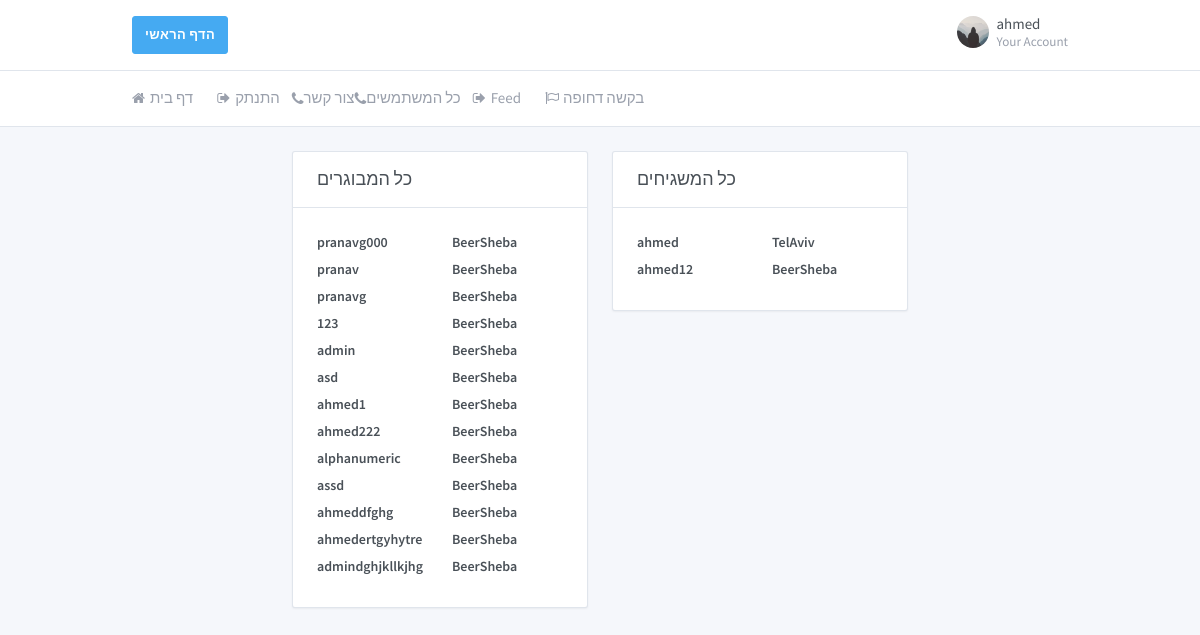
Before: /all_profiles/ (signed in) with the older database file.
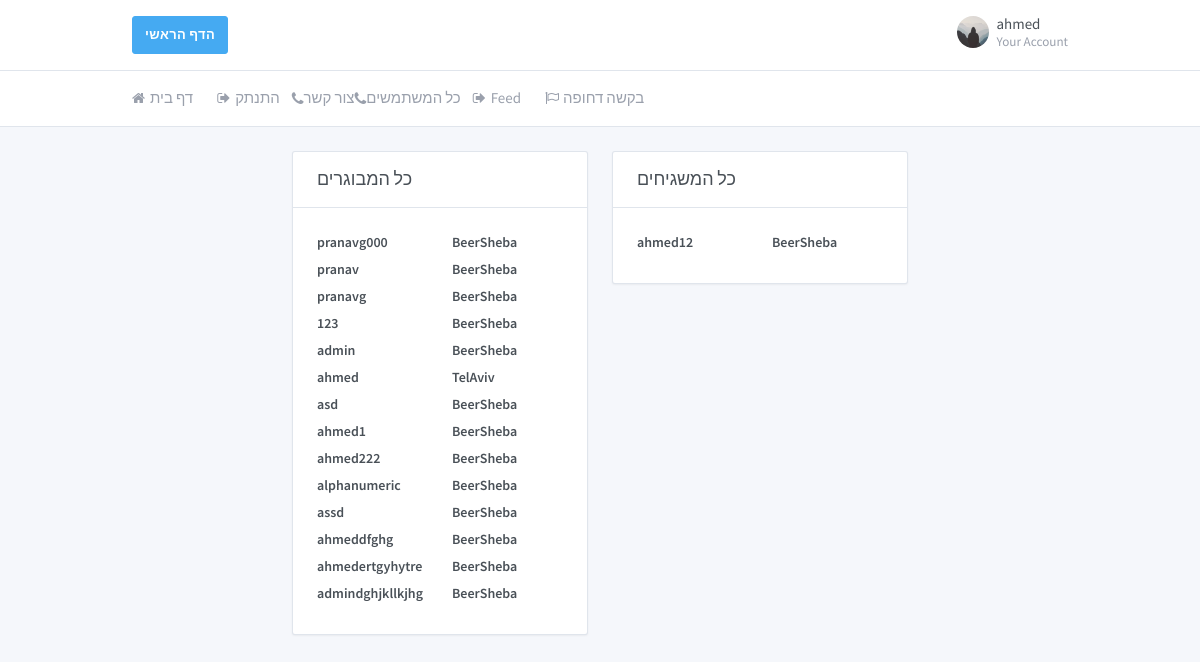
After: the same page with the newer database file.
### core/models.py (models this page shows, shortened)
class Profile(models.Model):
    user = models.OneToOneField(User, on_delete=models.CASCADE)
    profile_photo = models.FileField(default='default.jpg', upload_to='profile_photos')
    status_info = models.CharField(default="Enter status", max_length=1000)
    is_volunteer = models.BooleanField(default=False)
    phone_regex = RegexValidator(regex=r'^\+?1?\d{9,10}$',
                                 message="Phone number must be entered in the format: '+0000000000'")
    phone_number = models.CharField(validators=[phone_regex], max_length=10, blank=True)
    gender = models.CharField(max_length=10, choices=GENDER_CHOICES, default='Male')
    address = models.CharField(max_length=10, choices=ADDRESS_CHOICES, default='BeerSheba')

### core/views.py (the view)
# urls.py: url(r'^all_profiles/$', views.get_all_profiles, name='core/profiles_table'),
def get_all_profiles(request):
    context = {}
    context.update({'all_volunteers': get_all_volunteers()})
    context.update({'all_elderly': get_all_elderly()})
    return render(request, 'core/profiles_table.html', context)

### core/views.py (called while the page is built)
def get_all_volunteers():
    result = list()
    users_list = Profile.objects.all()
    for user_item in users_list:
        if getattr(user_item, "is_volunteer"):
            result.append(user_item)
    return result

def get_all_elderly():
    result = list()
    users_list = Profile.objects.all()
    for user_item in users_list:
        if not getattr(user_item, "is_volunteer"):
            result.append(user_item)
    return result

### core/templates/core/profiles_table.html (shortened to what this page needs)
{%load static %}
{% load crispy_forms_tags %}
<!doctype html>
<html dir="ltr" lang="en">
<head>
    <link href="https://maxcdn.bootstrapcdn.com/font-awesome/4.7.0/css/font-awesome.min.css" rel="stylesheet">
    <link href="{%static 'core/dashboard.css'%}" rel="stylesheet"/>
</head>
<body>
<div class="page">
    <div class="page-main">
        <div class="header py-4">
            <div class="container">
                <div class="d-flex">
                    <a type="button" class="btn btn-info" href="{%url 'home'%}">הדף הראשי</a>
                    <div class="d-flex order-lg-2 ml-auto">
                        <div class="dropdown">
                            <a class="nav-link pr-0 leading-none" data-toggle="dropdown"
                               href="{%url 'profile' user.username%}">
                                <span class="avatar"
                                      style="background-image: url({{user.profile.profile_photo.url}})"></span>
                                <span class="ml-2 d-none d-lg-block">
                      <span class="text-default">{{user.username}}</span>
                      <small class="text-muted d-block mt-1">Your Account</small>
                    </span>
                            </a>
                        </div>
                    </div>
                </div>
            </div>
        </div>
        <div class="header collapse d-lg-flex p-0" id="headerMenuCollapse">
            <div class="container">
                <div class="row align-items-center">
                    <div class="col-lg order-lg-first">
                        <ul class="nav nav-tabs border-0 flex-column flex-lg-row">
                            <li class="nav-item">
                                <a class="nav-link" href="{%url 'home'%}"><i class="fa fa-home"></i> דף בית</a>
                            </li>
                            <li class="nav-item">
                                <a class="nav-link" href="{%url 'logout'%}"><i class="fa fa-sign-out"></i> התנתק</a>
                            </li>
                            <a class="nav-link" href="/contact/"><i class="fa fa-phone"></i>צור קשר</a>
                            <a class="nav-link" href="/all_profiles/"><i class="fa fa-phone"></i>כל המשתמשים</a>
                            <li class="nav-item">
                                <a class="nav-link" href="{%url 'feed'%}"><i class="fa fa-sign-out"></i> Feed</a>
                            </li>
                            {% if not person.profile.is_volunteer %}
                            <li class="nav-item">
                                <a class="nav-link" href="/urgent_request/"><i class="fa fa-flag-o"></i>בקשה דחופה</a>
                            </li>
                            {%endif%}
                        </ul>
                    </div>
                </div>
            </div>
        </div>
        <div class="my-3 my-md-5">
            <div class="container">
                <div class="row">
                    <div class="col-lg-2">
                    </div>
                    <div class="col-lg-4">
                        <div class="card">
                            <div class="card-header">
                                <h3 class="card-title">כל המבוגרים</h3>
                            </div>
                            <div class="card-body">
                                {%for elderly in all_elderly%}
                                <div class="row">
                                    <div class="col">
                                        <a class="text-default"
                                           href="{%url 'profile' elderly.user.username%}"><label
                                                class="form-label">{{elderly.user.username}}</label></a>
                                    </div>
                                    <div class="col">
                                        <a class="text-default"><label
                                                class="form-label">{{elderly.address}}</label></a>
                                    </div>
                                </div>
                                {%endfor%}
                            </div>
                        </div>
                    </div>
                    <div class="col-lg-4">
                        <div class="card">
                            <div class="card-header">
                                <h3 class="card-title">כל המשגיחים</h3>
                            </div>
                            <div class="card-body">
                                {%for volunteer in all_volunteers%}
                                <div class="row">
                                    <div class="col">
                                        <a class="text-default"
                                           href="{%url 'profile' volunteer.user.username%}"><label
                                                class="form-label">{{volunteer.user.username}}</label></a>
                                    </div>
                                    <div class="col">
                                        <a class="text-default"><label
                                                class="form-label">{{volunteer.address}}</label></a>
                                    </div>
                                </div>
                                {%endfor%}
                            </div>
                        </div>
                    </div>
                    <div class="col-lg-2">
                    </div>
                </div>
            </div>
        </div>
    </div>
</div>
</body>
</html>

Changed rows visible on the page:
changed Profile "TelAviv": moves from the list under "כל המשגיחים" to the list under "כל המבוגרים"
